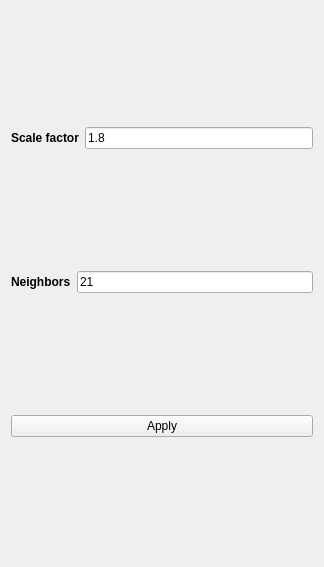
          <widget class="QWidget" name="page_5">
           <property name="geometry">
            <rect>
             <x>0</x>
             <y>0</y>
             <width>324</width>
             <height>567</height>
            </rect>
           </property>
           <attribute name="label">
            <string>Nose detection</string>
           </attribute>
           <layout class="QVBoxLayout" name="verticalLayout_7">
            <item>
             <layout class="QHBoxLayout" name="horizontalLayout_11">
              <item>
               <widget class="QLabel" name="label_11">
                <property name="font">
                 <font>
                  <weight>75</weight>
                  <bold>true</bold>
                 </font>
                </property>
                <property name="text">
                 <string>Scale factor</string>
                </property>
               </widget>
              </item>
              <item>
               <widget class="QLineEdit" name="scaleNose">
                <property name="text">
                 <string>1.8</string>
                </property>
               </widget>
              </item>
             </layout>
            </item>
            <item>
             <layout class="QHBoxLayout" name="horizontalLayout_12">
              <item>
               <widget class="QLabel" name="label_12">
                <property name="font">
                 <font>
                  <weight>75</weight>
                  <bold>true</bold>
                 </font>
                </property>
                <property name="text">
                 <string>Neighbors</string>
                </property>
               </widget>
              </item>
              <item>
               <widget class="QLineEdit" name="noseNeighbors">
                <property name="text">
                 <string>21</string>
                </property>
               </widget>
              </item>
             </layout>
            </item>
            <item>
             <widget class="QPushButton" name="apply_nose">
              <property name="text">
               <string>Apply</string>
              </property>
             </widget>
            </item>
           </layout>
          </widget>
